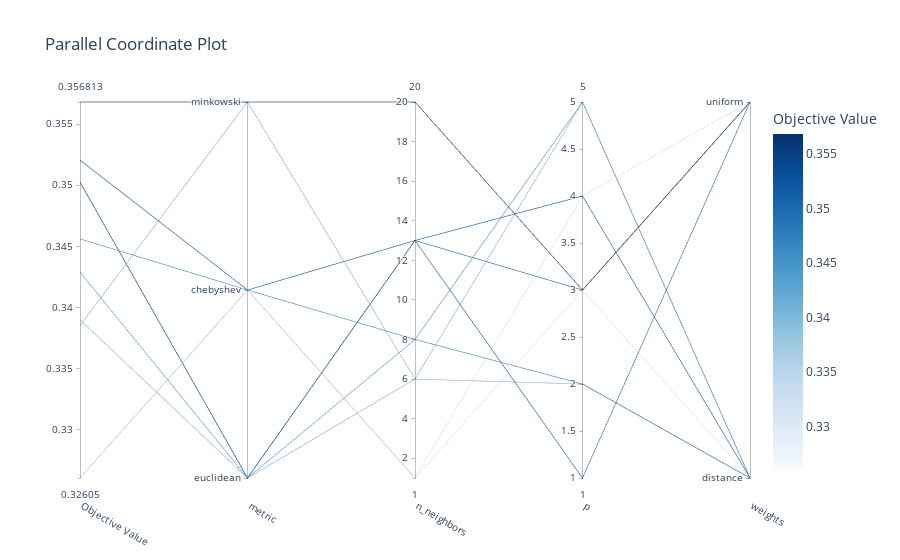

Notebook source saved alongside this figure:
### Code cell
# Show the parallel coordinate plot to understand relationships between parameters
vis.plot_parallel_coordinate(study).show()

### Figure 1 — Plotly figure (JSON) as saved in the notebook; plotly's stock layout.template omitted (floating-point values rounded to 4 significant figures)
{"data": [{"dimensions": [{"label": "Objective Value", "range": [0.3261, 0.3568], "values": [0.339, 0.3261, 0.3503, 0.3429, 0.3568, 0.3503, 0.3521, 0.3261, 0.3456, 0.3385]}, {"label": "metric", "range": [0, 2], "ticktext": ["euclidean", "chebyshev", "minkowski"], "tickvals": [0, 1, 2], "values": [0, 1, 0, 0, 2, 0, 1, 1, 1, 2]}, {"label": "n_neighbors", "range": [1, 20], "values": [6, 1, 13, 8, 20, 13, 13, 1, 8, 6]}, {"label": "p", "range": [1, 5], "values": [2, 3, 1, 5, 3, 3, 4, 4, 2, 5]}, {"label": "weights", "range": [0, 1], "ticktext": ["distance", "uniform"], "tickvals": [0, 1], "values": [0, 0, 1, 0, 1, 1, 0, 1, 0, 0]}], "labelangle": 30, "labelside": "bottom", "line": {"color": [0.339, 0.3261, 0.3503, 0.3429, 0.3568, 0.3503, 0.3521, 0.3261, 0.3456, 0.3385], "colorbar": {"title": {"text": "Objective Value"}}, "colorscale": [[0, "rgb(247,251,255)"], [0.125, "rgb(222,235,247)"], [0.25, "rgb(198,219,239)"], [0.375, "rgb(158,202,225)"], [0.5, "rgb(107,174,214)"], [0.625, "rgb(66,146,198)"], [0.75, "rgb(33,113,181)"], [0.875, "rgb(8,81,156)"], [1, "rgb(8,48,107)"]], "reversescale": false, "showscale": true}, "type": "parcoords"}], "layout": {"title": {"text": "Parallel Coordinate Plot"}}}
